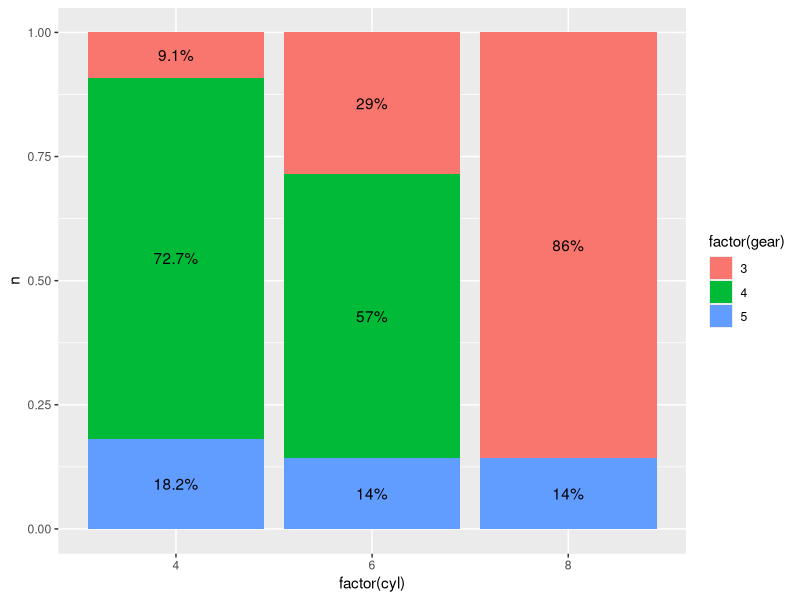

Recreate this plot in R.
## ---- chunk 1
knitr::opts_chunk$set(echo = TRUE,comment = NA,fig.align='center',out.width="90%")
## ---- chunk 2
require(tidyverse)
percentData<-mtcars %>% group_by(cyl) %>% count(gear) %>% mutate(ratio=scales::percent(n/sum(n)))
ggplot(mtcars,aes(x=factor(cyl),fill=factor(gear)))+
    geom_bar(position="fill")+
    geom_text(data=percentData,aes(y=n,label=ratio),position=position_fill(vjust=0.5))
